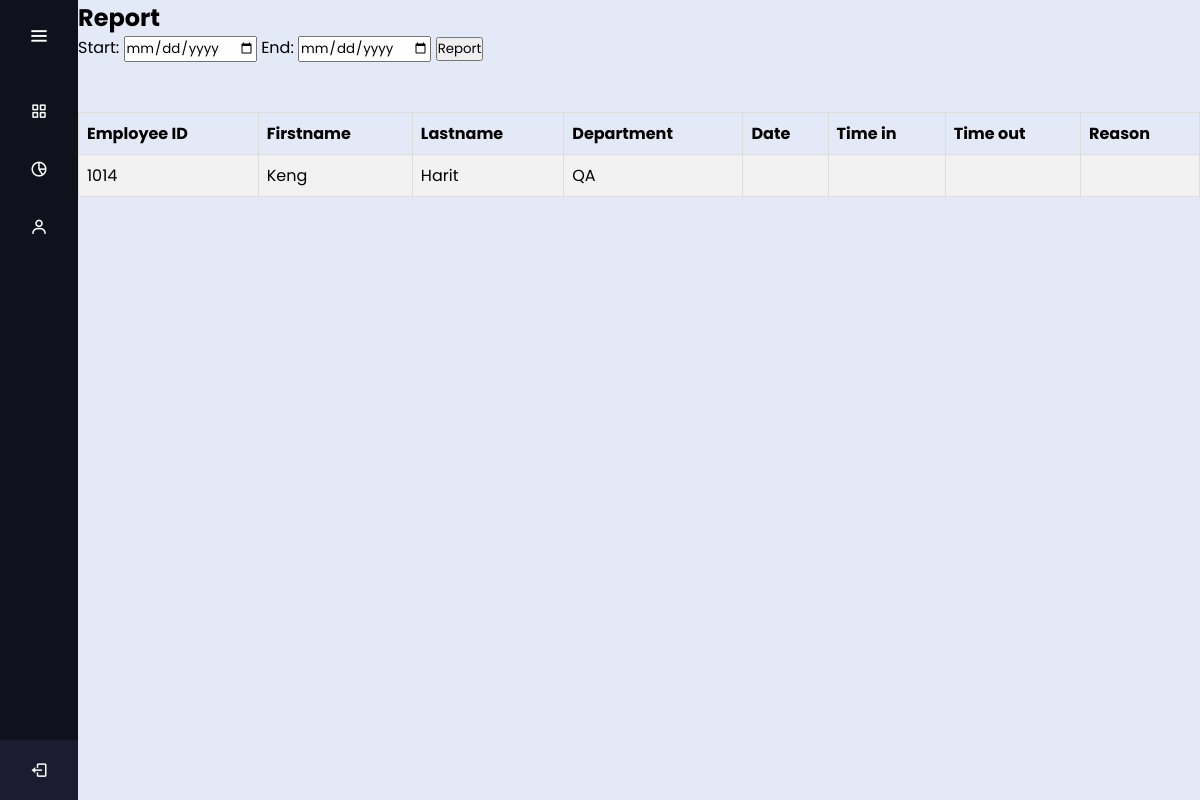
Screenshot of /report.php (signed in) with the database file from the repository.
### tables this page shows
CREATE TABLE `employee` (
  `emp_id` int(11) NOT NULL,
  `fname` varchar(50) NOT NULL,
  `lname` varchar(50) NOT NULL,
  `dep` int(11) DEFAULT NULL,
  `sex` varchar(20) NOT NULL,
  `birth` date NOT NULL,
  `email` varchar(50) NOT NULL,
  `phone` varchar(10) NOT NULL,
  `address` varchar(300) NOT NULL,
  `image_path` varchar(255) NOT NULL
);

CREATE TABLE `department` (
  `dep_id` int(11) NOT NULL,
  `dname` varchar(30) NOT NULL
);

### report.php (the view, shortened to what this page needs)
<?php
$servername = "localhost";
$usersname  = "root";
$password   = "";
$database   = "data_time";
$conn = mysqli_connect($servername, $usersname, $password, $database);
$user_id = (int)$_SESSION['user_id'];
$sqlUser = "SELECT e.emp_id, e.fname, e.lname, d.dname, e.birth, e.sex, e.address, e.phone, e.email
            FROM employee e
            LEFT JOIN department d ON e.dep = d.dep_id
            WHERE e.emp_id = ?";
$stmtUser = $conn->prepare($sqlUser);
$stmtUser->bind_param("i", $user_id);
$stmtUser->execute();
$user = $stmtUser->get_result()->fetch_assoc();
$hasRange = isset($_POST['start_date']) && isset($_POST['end_date']) && $_POST['start_date'] !== "" && $_POST['end_date'] !== "";
if ($hasRange) {
    $start_date = $_POST['start_date'];
    $end_date   = $_POST['end_date'];
    $sqlReport = "SELECT e.emp_id, e.fname, e.lname, d.dname, t.timedate, t.time_in, t.time_out, r.rname
                  FROM employee e
                  LEFT JOIN department d ON e.dep = d.dep_id
                  LEFT JOIN time_stamp t ON e.emp_id = t.id_time
                  LEFT JOIN reason r ON t.reason = r.r_id
                  WHERE e.emp_id = ?
                    AND t.timedate BETWEEN ? AND ?
                  ORDER BY t.timedate";
    $stmtReport = $conn->prepare($sqlReport);
    $stmtReport->bind_param("iss", $user_id, $start_date, $end_date);
} else {
    $sqlReport = "SELECT e.emp_id, e.fname, e.lname, d.dname, t.timedate, t.time_in, t.time_out, r.rname
                  FROM employee e
                  LEFT JOIN department d ON e.dep = d.dep_id
                  LEFT JOIN time_stamp t ON e.emp_id = t.id_time
                  LEFT JOIN reason r ON t.reason = r.r_id
                  WHERE e.emp_id = ?
                  ORDER BY t.timedate";
    $stmtReport = $conn->prepare($sqlReport);
    $stmtReport->bind_param("i", $user_id);
}
$stmtReport->execute();
$reportResult = $stmtReport->get_result();
?>
<!DOCTYPE html>
<html lang="en" dir="ltr">
<head>
    <link rel="stylesheet" href="css/reportst.css" />
    <link href="https://unpkg.com/boxicons@2.0.7/css/boxicons.min.css" rel="stylesheet" />
</head>
<body>
    <div class="sidebar">
        <div class="logo-details">
            <i class="bx bx-menu" id="btn"></i>
        </div>
        <ul class="nav-list">
            <li>
                <a href="attendace.php">
                    <i class="bx bx-grid-alt"></i>
                </a>
            </li>
            <li>
                <a href="report.php">
                    <i class="bx bx-pie-chart-alt-2"></i>
                </a>
            </li>
            <li>
                <a href="profile.php">
                    <i class="bx bx-user"></i>
                </a>
            </li>
            <li class="profile">
                <div class="profile-details">
                    <div class="name_job">
                        <div class="name"><?php echo htmlspecialchars($user['fname'] ?? 'Employee'); ?></div>
                        <div class="job">Welcome</div>
                    </div>
                </div>
                <a href="logout.php"><i class="bx bx-log-out" id="log_out"></i></a>
            </li>
        </ul>
    </div>
    <section class="home-section">
        <div class="content">
            <h1>Report</h1>
            <form method="post" action="report.php">
                <label for="start_date">Start:</label>
                <input type="date" name="start_date" value="<?php echo htmlspecialchars($_POST['start_date'] ?? ""); ?>" required>
                <label for="end_date">End:</label>
                <input type="date" name="end_date" value="<?php echo htmlspecialchars($_POST['end_date'] ?? ""); ?>" required>
                <input type="submit" value="Report">
            </form>
            <br><br>
            <table>
                <tr>
                    <th>Employee ID</th>
                    <th>Firstname</th>
                    <th>Lastname</th>
                    <th>Department</th>
                    <th>Date</th>
                    <th>Time in</th>
                    <th>Time out</th>
                    <th>Reason</th>
                </tr>
                <?php if ($reportResult && $reportResult->num_rows > 0): ?>
                    <?php while ($row = $reportResult->fetch_assoc()): ?>
                        <tr>
                            <td><?php echo htmlspecialchars($row['emp_id']); ?></td>
                            <td><?php echo htmlspecialchars($row['fname']); ?></td>
                            <td><?php echo htmlspecialchars($row['lname']); ?></td>
                            <td><?php echo htmlspecialchars($row['dname']); ?></td>
                            <td><?php echo htmlspecialchars($row['timedate']); ?></td>
                            <td><?php echo htmlspecialchars($row['time_in']); ?></td>
                            <td><?php echo htmlspecialchars($row['time_out']); ?></td>
                            <td><?php echo htmlspecialchars($row['rname']); ?></td>
                        </tr>
                    <?php endwhile; ?>
                <?php else: ?>
                    <tr>
                        <td colspan="8" style="text-align:center;">Report data not found</td>
                    </tr>
                <?php endif; ?>
            </table>
        </div>
    </section>
</body>
</html>

### css/reportst.css (style rules this page uses)
* { margin: 0; padding: 0; box-sizing: border-box; font-family: "Poppins" , sans-serif; }
.sidebar { position: fixed; left: 0; top: 0; height: 100%; width: 78px; background: #11101D; padding: 6px 14px; z-index: 99; transition: all 0.5s ease; }
.sidebar .logo-details { height: 60px; display: flex; align-items: center; position: relative; }
.sidebar .logo-details #btn { position: absolute; top: 50%; right: 0; transform: translateY(-50%); font-size: 22px; transition: all 0.4s ease; font-size: 23px; text-align: center; cursor: pointer; transition: all 0.5s ease; }
.sidebar i { color: #fff; height: 60px; min-width: 50px; font-size: 28px; text-align: center; line-height: 60px; }
.sidebar .nav-list { margin-top: 20px; height: 100%; }
.sidebar li { position: relative; margin: 8px 0; list-style: none; }
.sidebar li a { display: flex; height: 100%; width: 100%; border-radius: 12px; align-items: center; text-decoration: none; transition: all 0.4s ease; background: #11101D; }
.sidebar li i { height: 50px; line-height: 50px; font-size: 18px; border-radius: 12px; }
.sidebar li.profile { position: fixed; height: 60px; width: 78px; left: 0; bottom: -8px; padding: 10px 14px; background: #1d1b31; transition: all 0.5s ease; overflow: hidden; }
.sidebar li .profile-details { display: flex; align-items: center; flex-wrap: nowrap; }
.sidebar li.profile .name, .sidebar li.profile .job { font-size: 15px; font-weight: 400; color: #fff; white-space: nowrap; }
.sidebar li.profile .job { font-size: 12px; }
.sidebar .profile #log_out { position: absolute; top: 50%; right: 0; transform: translateY(-50%); background: #1d1b31; width: 100%; height: 60px; line-height: 60px; border-radius: 0px; transition: all 0.5s ease; }
.home-section { position: relative; background: #E4E9F7; min-height: 100vh; top: 0; left: 78px; width: calc(100% - 78px); transition: all 0.5s ease; z-index: 2; }

### report.php (style rules this page uses)
body { font-size: 16px; }
table { border-collapse: collapse; width: 100%; }
th, td { border: 1px solid #dddddd; text-align: left; padding: 8px; }
tr:nth-child(even) { background-color: #f2f2f2; }

### rows the page displays
employee: emp_id "1014", fname "Keng", lname "Harit", dep.dname "QA"
